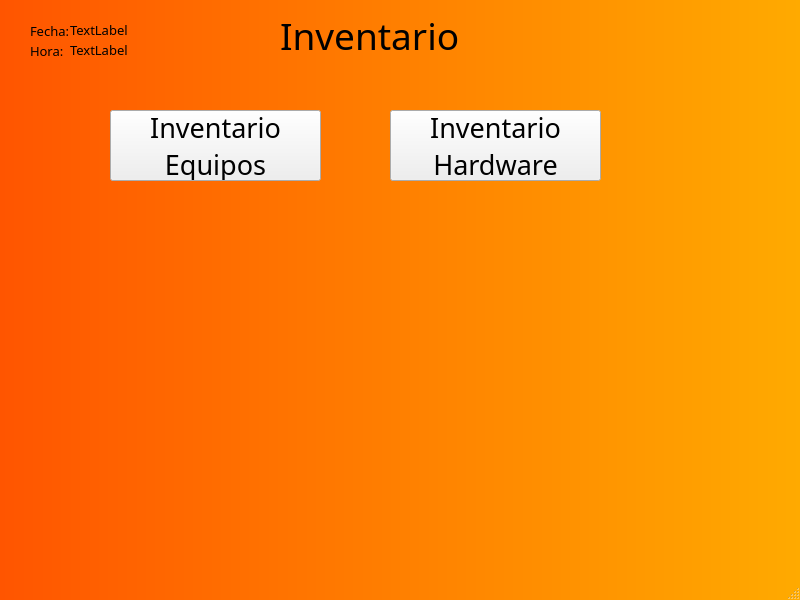
<?xml version="1.0" encoding="UTF-8"?>
<ui version="4.0">
 <class>MainWindow</class>
 <widget class="QMainWindow" name="MainWindow">
  <property name="geometry">
   <rect>
    <x>0</x>
    <y>0</y>
    <width>800</width>
    <height>600</height>
   </rect>
  </property>
  <property name="windowTitle">
   <string>MainWindow</string>
  </property>
  <property name="styleSheet">
   <string notr="true">
QMainWindow{
    color: rgba(255, 255, 255, 10) ;
	background-color: qlineargradient(spread:reflect, x1:0, y1:0, x2:1, y2:0, stop:0 rgba(255, 85, 0, 255), stop:1 rgba(255, 170, 0, 255));
	background-image: url(images.jpg) 0 0 0 0 stretch stretch;
	opacity:80;
	position: relative;
    background-position: center;
    background-repeat: no-repeat;
    
}</string>
  </property>
  <widget class="QWidget" name="centralwidget">
   <widget class="QLabel" name="label">
    <property name="geometry">
     <rect>
      <x>280</x>
      <y>0</y>
      <width>221</width>
      <height>71</height>
     </rect>
    </property>
    <property name="font">
     <font>
      <family>Mongolian Baiti</family>
      <pointsize>28</pointsize>
     </font>
    </property>
    <property name="text">
     <string>Inventario</string>
    </property>
   </widget>
   <widget class="QPushButton" name="Inventario_Equipos">
    <property name="geometry">
     <rect>
      <x>110</x>
      <y>110</y>
      <width>211</width>
      <height>71</height>
     </rect>
    </property>
    <property name="font">
     <font>
      <family>Mongolian Baiti</family>
      <pointsize>20</pointsize>
     </font>
    </property>
    <property name="text">
     <string>Inventario
Equipos</string>
    </property>
   </widget>
   <widget class="QPushButton" name="Inventario_Hardware">
    <property name="geometry">
     <rect>
      <x>390</x>
      <y>110</y>
      <width>211</width>
      <height>71</height>
     </rect>
    </property>
    <property name="font">
     <font>
      <family>Mongolian Baiti</family>
      <pointsize>20</pointsize>
     </font>
    </property>
    <property name="text">
     <string>Inventario
Hardware</string>
    </property>
   </widget>
   <widget class="QLabel" name="label_2">
    <property name="geometry">
     <rect>
      <x>30</x>
      <y>20</y>
      <width>51</width>
      <height>21</height>
     </rect>
    </property>
    <property name="font">
     <font>
      <family>Microsoft Tai Le</family>
      <pointsize>10</pointsize>
     </font>
    </property>
    <property name="text">
     <string>Fecha:</string>
    </property>
   </widget>
   <widget class="QLabel" name="Hora">
    <property name="geometry">
     <rect>
      <x>70</x>
      <y>40</y>
      <width>71</width>
      <height>20</height>
     </rect>
    </property>
    <property name="font">
     <font>
      <family>Microsoft Tai Le</family>
      <pointsize>10</pointsize>
     </font>
    </property>
    <property name="text">
     <string>TextLabel</string>
    </property>
   </widget>
   <widget class="QLabel" name="Fecha">
    <property name="geometry">
     <rect>
      <x>70</x>
      <y>20</y>
      <width>91</width>
      <height>20</height>
     </rect>
    </property>
    <property name="font">
     <font>
      <family>Microsoft Tai Le</family>
      <pointsize>10</pointsize>
     </font>
    </property>
    <property name="text">
     <string>TextLabel</string>
    </property>
   </widget>
   <widget class="QLabel" name="label_3">
    <property name="geometry">
     <rect>
      <x>30</x>
      <y>40</y>
      <width>51</width>
      <height>21</height>
     </rect>
    </property>
    <property name="font">
     <font>
      <family>Microsoft Tai Le</family>
      <pointsize>10</pointsize>
     </font>
    </property>
    <property name="text">
     <string>Hora:</string>
    </property>
   </widget>
  </widget>
  <widget class="QMenuBar" name="menubar">
   <property name="geometry">
    <rect>
     <x>0</x>
     <y>0</y>
     <width>800</width>
     <height>21</height>
    </rect>
   </property>
  </widget>
  <widget class="QStatusBar" name="statusbar"/>
 </widget>
 <resources/>
 <connections/>
</ui>
